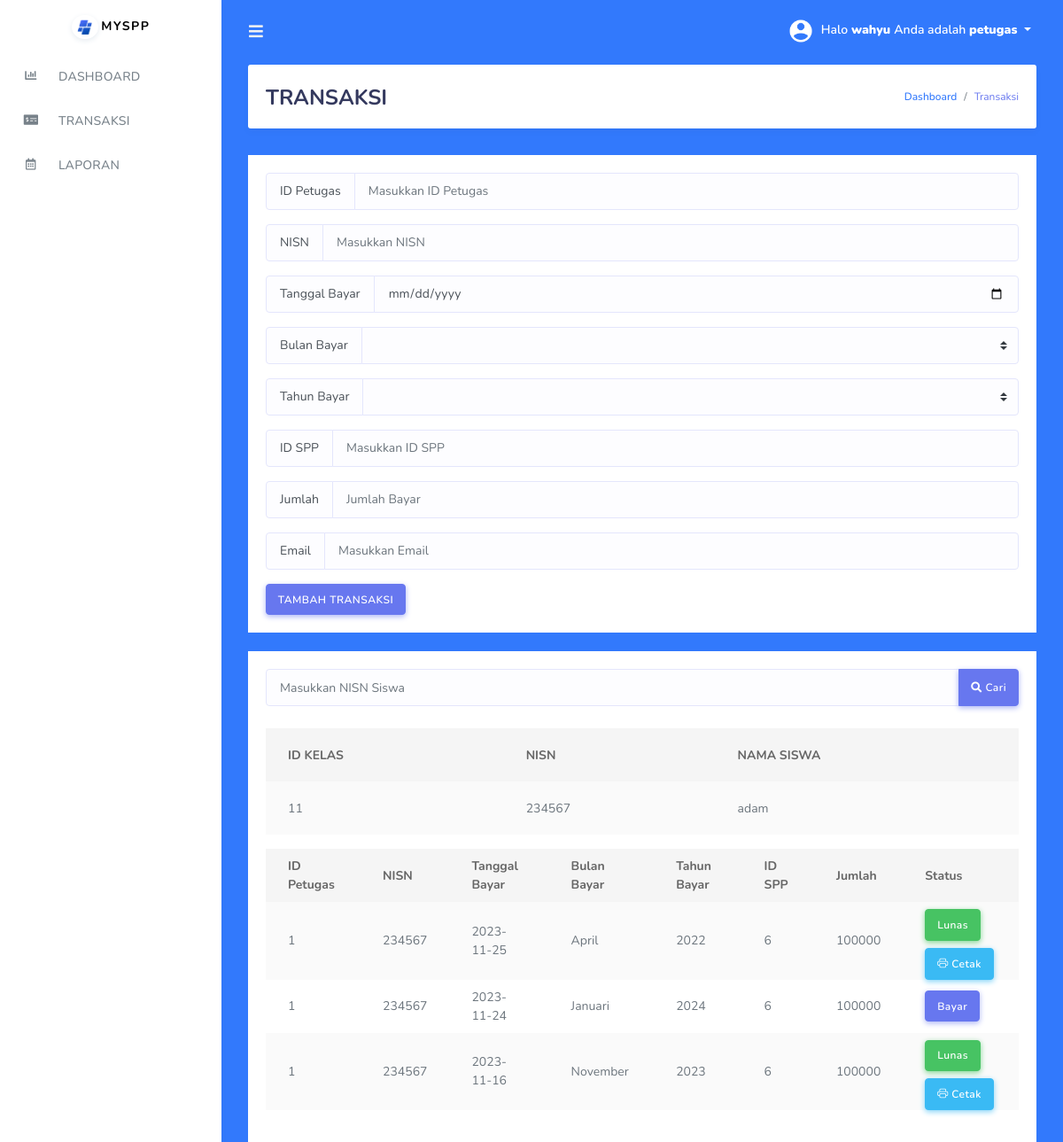
/transaksi.php?nisn=234567 (signed in), run on the app's committed database.
### tables this page shows
CREATE TABLE `siswa` (
  `nisn` varchar(11) NOT NULL,
  `nis` varchar(11) NOT NULL,
  `nama` varchar(35) NOT NULL,
  `id_kelas` int(11) NOT NULL,
  `alamat` text NOT NULL,
  `id_spp` int(11) NOT NULL
);

CREATE TABLE `pembayaran` (
  `id_pembayaran` int(11) NOT NULL,
  `id_petugas` int(11) NOT NULL,
  `nisn` varchar(11) NOT NULL,
  `order_id` text,
  `tgl_bayar` date NOT NULL,
  `bulan_dibayar` varchar(8) NOT NULL,
  `tahun_dibayar` varchar(4) NOT NULL,
  `id_spp` int(11) NOT NULL,
  `jumlah_bayar` int(11) NOT NULL,
  `status_pembayaran` tinyint(1) NOT NULL DEFAULT '0',
  `email` text NOT NULL
);

### transaksi.php (the view, shortened to what this page needs)
<!DOCTYPE html>
<html>
<link href="assets/vendor/aos/aos.css" rel="stylesheet">
<head>
  <link href="css/scroll-bar.css" rel="stylesheet">
</head>
<body>
  <?php
  include('tampilan/header.php');
  include('tampilan/sidebar.php');
  ?>
  <div class="main-content bg-primary">
    <section class="section">
      <div class="section-header" data-aos="zoom-out" data-aos-offset="250">
        <h1>TRANSAKSI</h1>
        <div class="section-header-breadcrumb">
          <div class="breadcrumb-item active"><a href="dahsboard.php">Dashboard</a></div>
          <div class="breadcrumb-item text-primary">Transaksi</div>
        </div>
      </div>
      <div class="card-body bg-white">
        <form action="proses_transaksi.php" method="post" data-aos="fade-in" data-aos-delay="300">
          <div class="input-group mb-3">
            <div class="input-group-prepend">
              <span class="input-group-text" id="basic-addon1">ID Petugas</span>
            </div>
            <input type="text" name="id_petugas" class="form-control" placeholder="Masukkan ID Petugas"
              aria-label="Masukkan id petugas" aria-describedby="basic-addon1">
          </div>
          <div class="input-group mb-3">
            <div class="input-group-prepend">
              <span class="input-group-text" id="basic-addon1">NISN</span>
            </div>
            <input type="text" name="nisn" class="form-control" placeholder="Masukkan NISN" aria-label="Nisn"
              aria-describedby="basic-addon1">
          </div>
          <div class="input-group mb-3">
            <div class="input-group-prepend">
              <span class="input-group-text" id="basic-addon1">Tanggal Bayar</span>
            </div>
            <input type="date" name="tgl_bayar" class="form-control" placeholder="Tanggal Bayar" aria-label="tanggal"
              aria-describedby="basic-addon1">
          </div>
          <div class="input-group mb-3">
            <div class="input-group-prepend">
              <label class="input-group-text" for="inputGroupSelect01">Bulan Bayar</label>
            </div>
            <select class="custom-select" name="bulan_dibayar" id="inputGroupSelect01">
              <option selected></option>
              <option value="Januari">Januari</option>
            </select>
          </div>
          <div class="input-group mb-3">
            <div class="input-group-prepend">
              <label class="input-group-text" for="inputGroupSelect01">Tahun Bayar</label>
            </div>
            <select class="custom-select" name="tahun_dibayar" id="inputGroupSelect01">
              <option selected></option>
              <option value="2019">2019</option>
            </select>
          </div>
          <div class="input-group mb-3">
            <div class="input-group-prepend">
              <span class="input-group-text" id="basic-addon1">ID SPP</span>
            </div>
            <input type="text" name="id_spp" class="form-control" placeholder="Masukkan ID SPP" aria-label="masukkan id"
              aria-describedby="basic-addon1">
          </div>
          <div class="input-group mb-3">
            <div class="input-group-prepend">
              <span class="input-group-text" id="basic-addon1">Jumlah</span>
            </div>
            <input type="text" name="jumlah_bayar" class="form-control" placeholder="Jumlah Bayar"
              aria-label="masukkan nominal" aria-describedby="basic-addon1">
          </div>
          <div class="input-group mb-3">
            <div class="input-group-prepend">
              <span class="input-group-text" id="basic-addon1">Email</span>
            </div>
            <input type="email" name="email" class="form-control" placeholder="Masukkan Email" aria-label="Nisn"
              aria-describedby="basic-addon1">
          </div>
          <div class="d-flex justify-content-left">
            <button type="submit" class="btn btn-primary">TAMBAH TRANSAKSI</button>
        </form>
      </div>
  </div>
  <br />
  <div class="card-body bg-white">
    <form action="" method="get">
      <div class="form-group">
        <div class="input-group">
          <input type="text" class="form-control" name="nisn" placeholder="Masukkan NISN Siswa" required>
          <div class="input-group-append">
            <button class="btn btn-primary" type="submit" name="cari">
              <i class="fa fa-search"></i> Cari
            </button>
          </div>
        </div>
      </div>
    </form>
    <?php
    if (isset($_GET['nisn']) && $_GET['nisn'] != '') {
      $query_siswa = mysqli_query($koneksi, "SELECT * FROM siswa WHERE nisn='$_GET[nisn]'");
      $data_siswa = mysqli_fetch_array($query_siswa);
      if ($data_siswa) {
        ?>
        <table class="table table-striped">
          <thead>
            <tr>
              <th scope="col">ID KELAS</th>
              <th scope="col">NISN</th>
              <th scope="col">NAMA SISWA</th>
            </tr>
          </thead>
          <tbody>
            <tr>
              <td>
                <?php echo $data_siswa['id_kelas']; ?>
              </td>
              <td>
                <?php echo $data_siswa['nisn']; ?>
              </td>
              <td>
                <?php echo $data_siswa['nama']; ?>
              </td>
            </tr>
          </tbody>
        </table>
        <table class="table table-striped">
          <thead>
            <tr>
              <th scope="col">ID Petugas</th>
              <th scope="col">NISN</th>
              <th scope="col">Tanggal Bayar</th>
              <th scope="col">Bulan Bayar</th>
              <th scope="col">Tahun Bayar</th>
              <th scope="col">ID SPP</th>
              <th scope="col">Jumlah</th>
              <th scope="col">Status</th>
            </tr>
          </thead>
          <tbody>
            <?php
            $query_pembayaran = mysqli_query($koneksi, "SELECT * FROM pembayaran WHERE nisn='$data_siswa[nisn]' ORDER BY bulan_dibayar ASC");
            while ($data_pembayaran = mysqli_fetch_array($query_pembayaran)) {
              ?>
              <tr>
                <td>
                  <?php echo $data_pembayaran['id_petugas']; ?>
                </td>
                <td>
                  <?php echo $data_pembayaran['nisn']; ?>
                </td>
                <td>
                  <?php echo $data_pembayaran['tgl_bayar']; ?>
                </td>
                <td>
                  <?php echo $data_pembayaran['bulan_dibayar']; ?>
                </td>
                <td>
                  <?php echo $data_pembayaran['tahun_dibayar']; ?>
                </td>
                <td>
                  <?php echo $data_pembayaran['id_spp']; ?>
                </td>
                <td>
                  <?php echo $data_pembayaran['jumlah_bayar']; ?>
                </td>
                <td>
                  <?php
                  if ($data_pembayaran['status_pembayaran'] == '1') {
                    echo '<span class="btn btn-success mt-2">Lunas</span>';
                    echo '<a class="btn btn-info mt-2" href="cetak-kwitansi.php?id=' . $data_pembayaran['id_pembayaran'] . '" target="_blank"><i class="bi bi-printer"></i> Cetak</a>';
                  } else {
                    echo '<a class="btn btn-primary" href="bayar.php?id=' . $data_pembayaran['id_pembayaran'] . '&order_id=' . $data_pembayaran['order_id'] . '&nisn=' . $data_pembayaran['nisn'] . '&email=' . $data_pembayaran['email'] . '&jumlah_bayar=' . $data_pembayaran['jumlah_bayar'] . '">Bayar</a>';
                  }
                  ?>
                </td>
              </tr>
              <?php
            }
            ?>
          </tbody>
        </table>
        <?php
      } else {
        echo "Data siswa tidak ditemukan.";
      }
    }
    ?>
  </div>
  </div>
  </div>
</body>
</html>

### css/scroll-bar.css (style rules this page uses)
body { --sb-track-color: #3279fc; --sb-thumb-color: #ffffff; --sb-size: 13px; scrollbar-color: var(--sb-thumb-color) var(--sb-track-color); }

### data on the page
siswa: id_kelas "11", nisn "234567", nama "adam"
pembayaran: id_petugas "1", nisn "234567", tgl_bayar "2023-11-25", bulan_dibayar "April", tahun_dibayar "2022", id_spp "6", jumlah_bayar "100000"
pembayaran: id_petugas "1", nisn "234567", tgl_bayar "2023-11-24", bulan_dibayar "Januari", tahun_dibayar "2024", id_spp "6", jumlah_bayar "100000"
pembayaran: id_petugas "1", nisn "234567", tgl_bayar "2023-11-16", bulan_dibayar "November", tahun_dibayar "2023", id_spp "6", jumlah_bayar "100000"

### other printed values
$_SESSION['username'] "wahyu"
$_SESSION['level'] "petugas"
